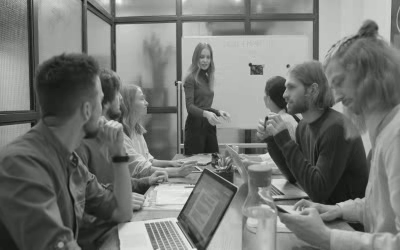
#> input picture frame 52 of Videos/EscritorioVermelho.mp4, 400 x 250 px, given in place of PeixeNadando.mp4, which was not available
$ python 'Subtração do Background - Peso Acumulado  - Versão 1.0.0.py'
#> lines starting #> are read from the running program, lines starting #| are printed output that depends on the picture; after the words box and inside, x2 and y2 are one past the last pixel; in counts of white or black regions, pixels touching at a corner belong together; pictures that were not available may be replaced by others from this repository, and a replacement may not be noted
#
########################################################################
# Importação das Bibliotecas Necessárias
########################################################################
#
import cv2 as cv
import numpy as np

#
########################################################################
# Definições Gerais
########################################################################
#
DirBase = "LocalCV/"
NomeVideo = "PeixeNadando.mp4"
CaminhoBase = "/home/asoares/" + DirBase
CaminhoVideo = CaminhoBase + "Videos/"

#
########################################################################
# Abrindo o Arquivo de Vídeo
########################################################################
#
Video = cv.VideoCapture (CaminhoVideo + NomeVideo)
if (Video.isOpened()== False):
  print ("########################################################################")
  print ("# Video Não Encontrado ")
  print ("########################################################################")
  exit ()

#
########################################################################
# Conhecendo o Primeiro Frame
########################################################################
#
_, imgPeixeFrameInicial = Video.read()
#> imgPeixeFrameInicial is the input picture: shape (250, 400, 3); mean B, G, R 115.6, 118.6, 116.6
imgPeixeFrameInicial = cv.resize(imgPeixeFrameInicial, (640, 480))
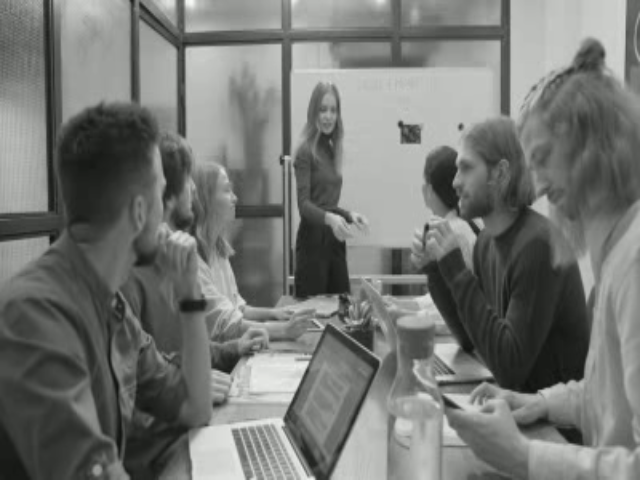
#> imgPeixeFrameInicial: shape (480, 640, 3); mean B, G, R 115.5, 118.5, 116.5
imgPeixeFrameInicialCinza = cv.cvtColor(imgPeixeFrameInicial, cv.COLOR_BGR2GRAY)
imgPeixeFrameInicialCinza = cv.GaussianBlur(imgPeixeFrameInicialCinza, (9, 9), 0)
ValorMedia = np.float32(imgPeixeFrameInicialCinza)

#
########################################################################
# Lendo o Video
########################################################################
#
while(Video.isOpened()):
  Status, VideoFrame = Video.read()
  if Status == True:

#
########################################################################
# Reduzindo o Tamanho da Imagem
########################################################################
#
    imgPeixe = cv.resize(VideoFrame, (640, 480))

#
########################################################################
# Removendo Possíveis Ruídos
########################################################################
#
    imgPeixeCinza = cv.cvtColor(imgPeixe, cv.COLOR_BGR2GRAY)
    imgPeixeCinza = cv.GaussianBlur(imgPeixeCinza, (9, 9), 0)

#
########################################################################
# Melhorando o Contraste e Brilho
########################################################################
#
    alpha =  0.5 # Controle do Contraste
    beta  = 5 # Controle do Brilho
    imgPeixeCinza = cv.convertScaleAbs(imgPeixeCinza, alpha=alpha, beta=beta)
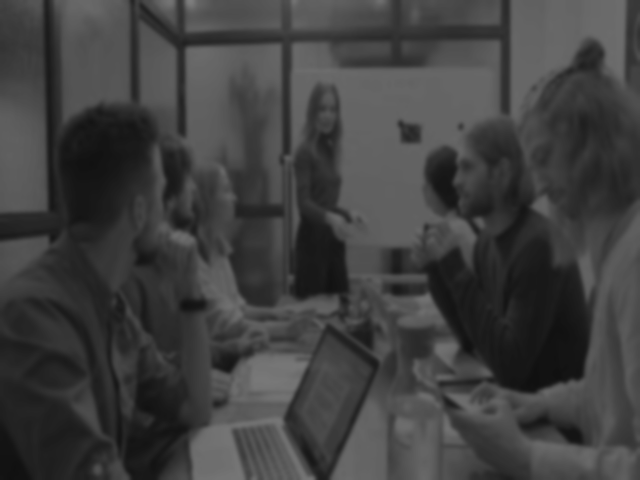
#> imgPeixeCinza: shape (480, 640); min 15, max 126, mean 63.8

#
########################################################################
# Acumulando o Peso da Imagem
########################################################################
#
    cv.accumulateWeighted(imgPeixeCinza, ValorMedia, 4)
    ResultadoFrame = cv.convertScaleAbs(ValorMedia)
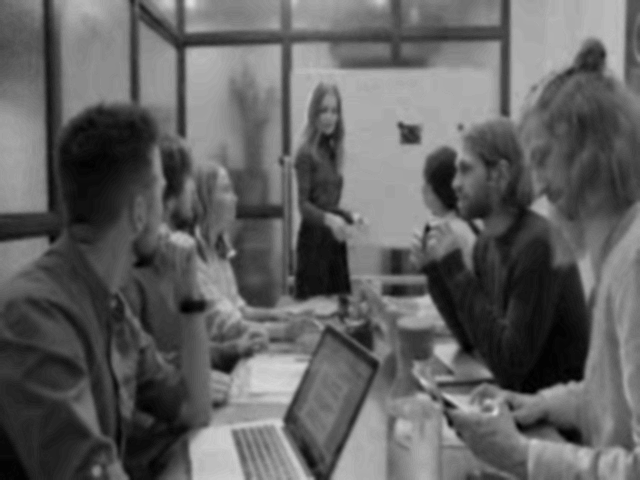
#> ResultadoFrame: shape (480, 640); min 0, max 227, mean 97.1
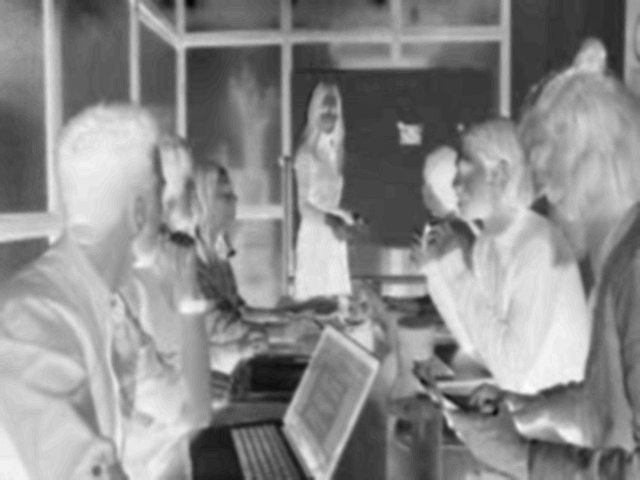
#> ValorMedia: shape (480, 640) float32; min -227, max 9, mean -97.14; drawn with min black and max white

#
########################################################################
# Diferença Entre Frames
########################################################################
#
    imgDiferenca = cv.absdiff(ResultadoFrame, imgPeixeCinza)
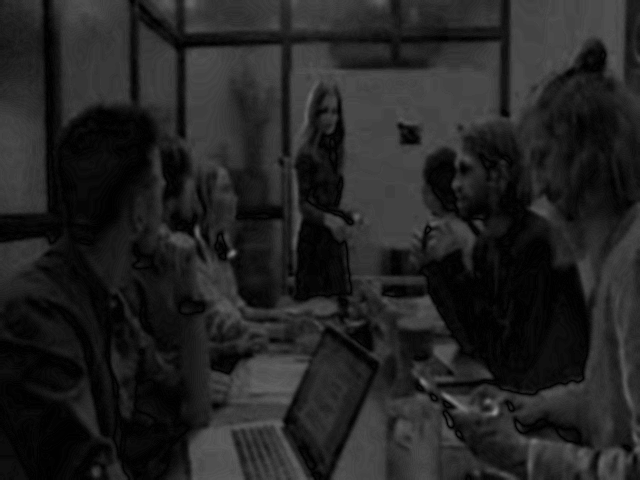
#> imgDiferenca: shape (480, 640); min 0, max 144, mean 34.8
    _, imgDiferenca = cv.threshold(imgDiferenca, 25, 255, cv.THRESH_OTSU)
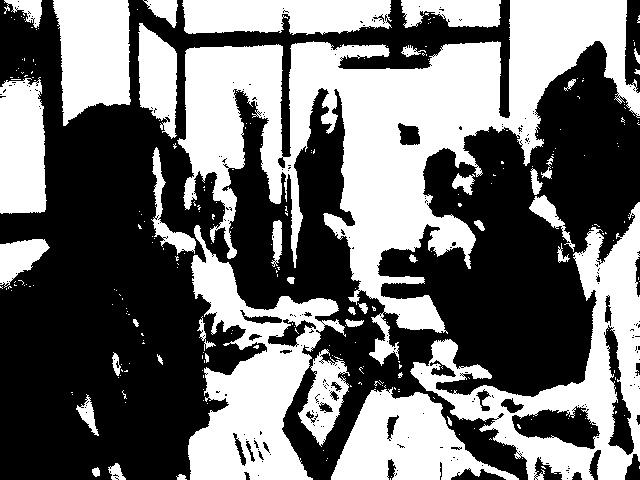
#> imgDiferenca: shape (480, 640); 44% white; 266 white regions (226 under 20 px), largest, box (x1, y1, x2, y2) and area: (177, 0, 640, 366) 56055, (410, 202, 640, 480) 18166, (188, 225, 346, 480) 16937

#
########################################################################
# Apresentando o Resultado
########################################################################
#
    imgTmpDiferenca = cv.cvtColor(imgDiferenca,cv.COLOR_GRAY2RGB)
    imgTmpPeixeCinza = cv.cvtColor(imgPeixeCinza,cv.COLOR_GRAY2RGB)
    imgTodasImagens = np.hstack(( imgPeixe, imgTmpPeixeCinza, imgTmpDiferenca ))
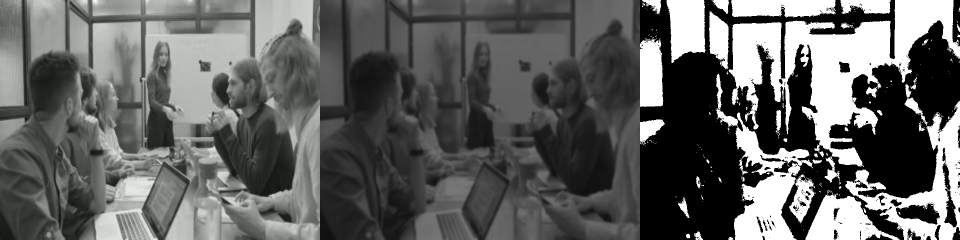
#> imgTodasImagens: shape (480, 1920, 3) (shown at 1/2 size); mean B, G, R 97.2, 98.2, 97.6

    cv.imshow ( "Video Peixe", imgTodasImagens)
    if cv.waitKey(25) & 0xFF == ord('q'):
#> (key q is pressed here)
      break

#
########################################################################
# Atualiza o Frame Inicial (Reduz Efeito da Iluminação)
########################################################################
#
    ValorMedia = np.float32(imgPeixeCinza)
  else:
    break

#
########################################################################
# Fechando o Vídeo e Janelamento
########################################################################
#
Video.release()
cv.destroyAllWindows()

########################################################################
# FIM DO PROGRAMA
########################################################################

$ run again, starting later in the video
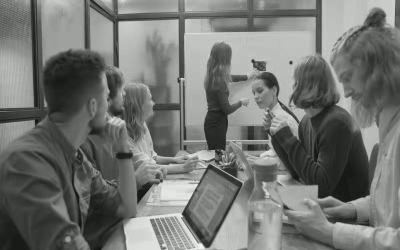
#> input picture frame 234 of Videos/EscritorioVermelho.mp4, 400 x 250 px, given in place of PeixeNadando.mp4, which was not available
#> imgPeixeFrameInicial is the input picture: shape (250, 400, 3); mean B, G, R 114.6, 117.6, 115.6
#> imgPeixeFrameInicial: shape (480, 640, 3)
#> `_, imgDiferenca = cv.threshold(imgDiferenca, 25, 255, cv.THRESH_OTSU)`:
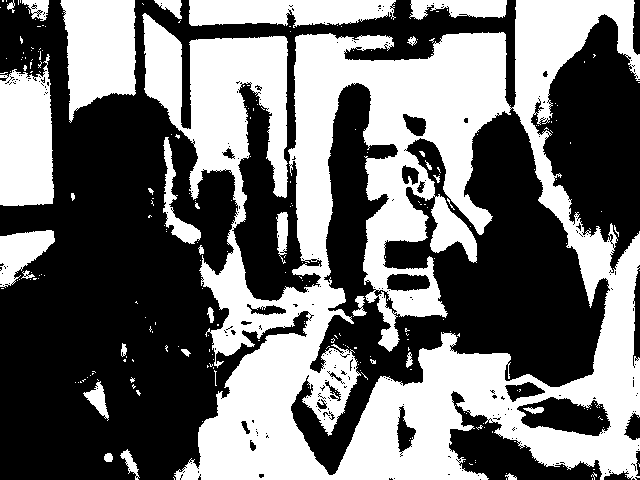
#> imgDiferenca: shape (480, 640); 44.2% white; 250 white regions (219 under 20 px), largest, box (x1, y1, x2, y2) and area: (142, 0, 640, 480) 109888, (60, 0, 136, 123) 6855, (0, 54, 54, 206) 6751
#> `imgTodasImagens = np.hstack(( imgPeixe, imgTmpPeixeCinza, imgTmpDifere..`:
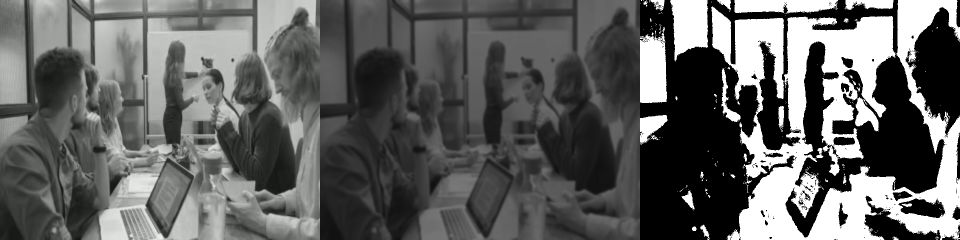
#> imgTodasImagens: shape (480, 1920, 3) (shown at 1/2 size); mean B, G, R 96.7, 97.7, 97.1

$ run again, starting later in the video
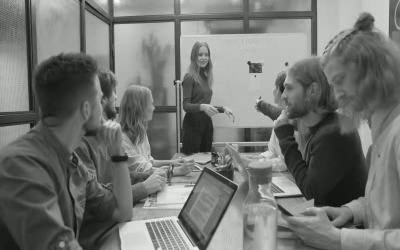
#> input picture frame 416 of Videos/EscritorioVermelho.mp4, 400 x 250 px, given in place of PeixeNadando.mp4, which was not available
#> imgPeixeFrameInicial is the input picture: shape (250, 400, 3); mean B, G, R 113.9, 116.9, 114.9
#> imgPeixeFrameInicial: shape (480, 640, 3)
#> `_, imgDiferenca = cv.threshold(imgDiferenca, 25, 255, cv.THRESH_OTSU)`:
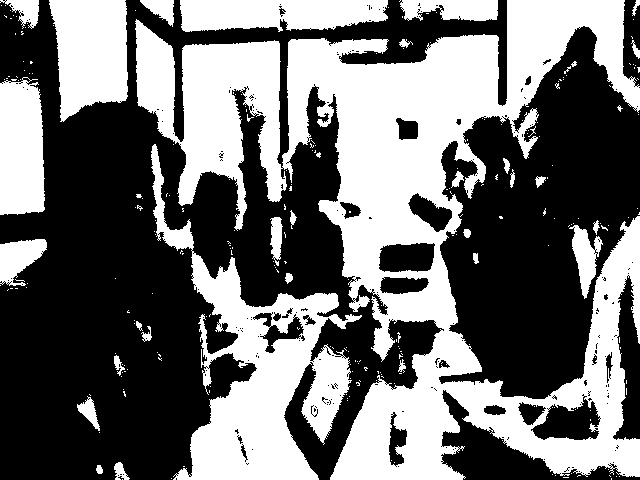
#> imgDiferenca: shape (480, 640); 43.9% white; 257 white regions (226 under 20 px), largest, box (x1, y1, x2, y2) and area: (135, 0, 640, 480) 86375, (151, 144, 362, 480) 21732, (49, 0, 128, 122) 7507
#> `imgTodasImagens = np.hstack(( imgPeixe, imgTmpPeixeCinza, imgTmpDifere..`:
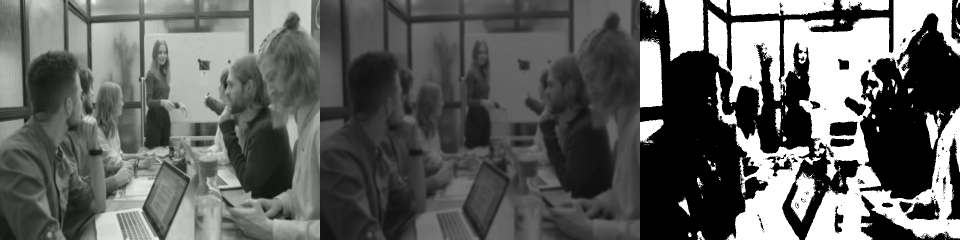
#> imgTodasImagens: shape (480, 1920, 3) (shown at 1/2 size); mean B, G, R 96.2, 97.2, 96.6
